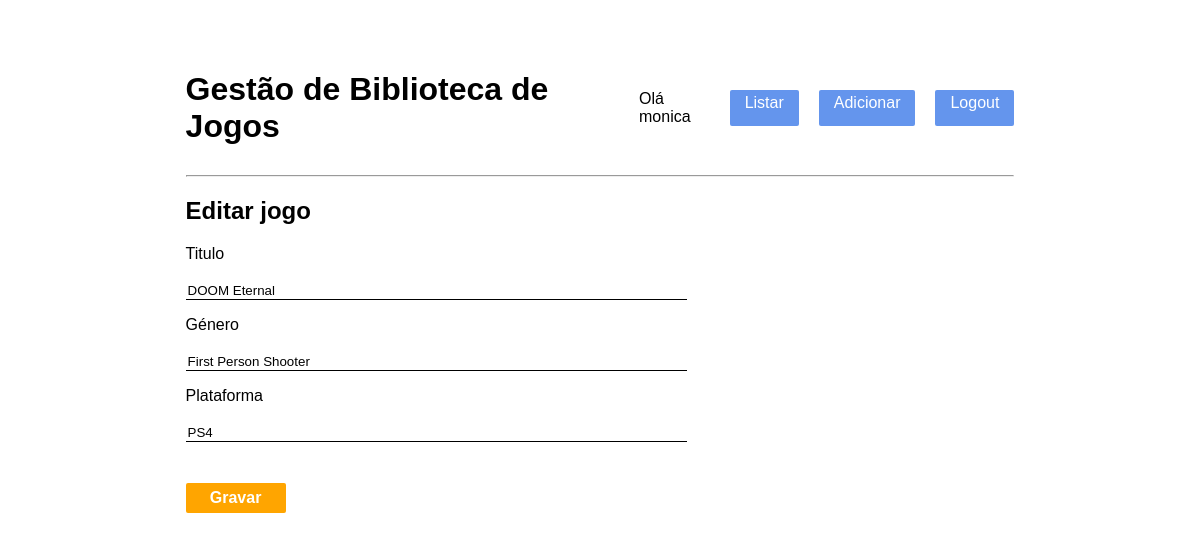
/jogos/editar/2 (signed in), run on the app's committed database.
### models.py (models this page shows, shortened)
class Utilizador(db.Model, UserMixin):
    id = db.Column(db.Integer, primary_key=True)
    username = db.Column(db.String(100), unique=True, nullable=False)
    password_hash = db.Column(db.String(200), nullable=False)

class Jogo(db.Model):
    id = db.Column(db.Integer, primary_key=True)
    titulo = db.Column(db.String(200), nullable=False)
    genero = db.Column(db.String(50), nullable=False)
    plataforma = db.Column(db.String(50), nullable=False)

### app.py (the view)
@app.route('/jogos/editar/<int:id>', methods=['GET', 'POST'])
@login_required
def editar(id):
    jogo = Jogo.query.get_or_404(id)
    form = JogoForm(obj=jogo)
    if form.validate_on_submit():
        form.populate_obj(jogo)
        db.session.commit()
        return redirect(url_for('listar'))
    return render_template('editar.html', form=form)

### forms.py
class JogoForm(FlaskForm):
    titulo = StringField('Titulo', validators=[DataRequired()])
    genero = StringField('Género', validators=[DataRequired()])
    plataforma = StringField('Plataforma', validators=[DataRequired()])
    submeter = SubmitField('Gravar')

### app.py (called while the page is built)
@login_manager.user_loader
def load_user(user_id):
    return Utilizador.query.get(int(user_id))

@app.before_request
def criar_bd():
    db.create_all()

### templates/editar.html (shortened to what this page needs)
{% extends 'base.html' %}
{% block conteudo %}
    <h2>Editar jogo</h2>
    <form class="form-editar" action="" method="POST">
        <p>
            {{ form.titulo.label }} <br>
            {{ form.titulo(size=40) }} <br>
        </p>
        <p>
            {{ form.genero.label }} <br>
            {{ form.genero(size=40) }} <br>
        </p>
        <p>
            {{ form.plataforma.label }} <br>
            {{ form.plataforma(size=40) }} <br>
        </p>
        <p>{{ form.submeter() }}</p>
    </form>
{% endblock %}

### templates/base.html (shortened to what this page needs)
<!DOCTYPE html>
<html lang="pt">
<head>
    <link rel="stylesheet" href="{{url_for('static', filename='css/styles.css')}}">
    <link rel="stylesheet" href="https://cdnjs.cloudflare.com/ajax/libs/font-awesome/6.7.2/css/all.min.css" />
</head>
<body>
    <div class="container">
        <div class="header">
            <h1>Gestão de Biblioteca de Jogos</h1>
            <div class="nav">
                {% if current_user.is_authenticated %}
                Olá {{ current_user.username }}
                    <a href="{{ url_for('listar')}}">Listar</a>
                    <a href="{{ url_for('adicionar')}}">Adicionar</a>
                    <a href="{{ url_for('logout')}}">Logout</a>
                {% else %}
                    <a href="{{ url_for('login')}}">Login</a>
                    <a href="{{ url_for('registo')}}">Registo</a>
                {% endif %}
            </div>
        </div>
        <hr>
        {% block conteudo %}{% endblock %}
    </div>
</body>
</html>

### static/css/styles.css (style rules this page uses)
.container { width: 70%; margin: 50px auto; font-family: Arial, Helvetica, sans-serif; }
.header { display: flex; align-items: center; justify-content: space-between; }
.nav { display: flex; gap: 20px; }
.nav a { text-decoration: none; background-color: cornflowerblue; padding: 4px 15px; color: white; border-radius: 2px; }
input[type="text"], input[type="number"] { width: 300px; }
.form-adicionar, .form-editar { width: 60%; }
.form-adicionar label, .form-editar label { display: block; text-align: left; }
.form-adicionar input, .form-editar input { width: 100%; border: none; border-bottom: 1px solid black; outline: none; }
.form-adicionar input[type="submit"], .form-editar input[type="submit"] { width: 100px; margin-top: 25px; background-color: orange; color: white; padding: 6px 15px; border: none; font-weight: bold; border-radius: 2px; font-size: 16px; }

### data on the page
Utilizador: username "monica"
Jogo: titulo "DOOM Eternal", genero "First Person Shooter", plataforma "PS4"
